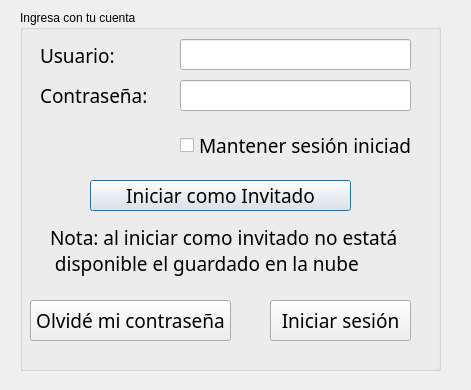
<?xml version="1.0" encoding="UTF-8"?>
<ui version="4.0">
 <class>Dialog</class>
 <widget class="QDialog" name="Dialog">
  <property name="geometry">
   <rect>
    <x>0</x>
    <y>0</y>
    <width>471</width>
    <height>390</height>
   </rect>
  </property>
  <property name="windowTitle">
   <string>Inicio de sesión</string>
  </property>
  <widget class="QGroupBox" name="groupBox">
   <property name="geometry">
    <rect>
     <x>20</x>
     <y>10</y>
     <width>421</width>
     <height>361</height>
    </rect>
   </property>
   <property name="title">
    <string>Ingresa con tu cuenta</string>
   </property>
   <widget class="QLabel" name="label">
    <property name="geometry">
     <rect>
      <x>20</x>
      <y>30</y>
      <width>101</width>
      <height>31</height>
     </rect>
    </property>
    <property name="font">
     <font>
      <family>Franklin Gothic Medium</family>
      <pointsize>14</pointsize>
     </font>
    </property>
    <property name="text">
     <string>Usuario:</string>
    </property>
   </widget>
   <widget class="QLabel" name="label_2">
    <property name="geometry">
     <rect>
      <x>20</x>
      <y>70</y>
      <width>111</width>
      <height>31</height>
     </rect>
    </property>
    <property name="font">
     <font>
      <family>Franklin Gothic Medium</family>
      <pointsize>14</pointsize>
     </font>
    </property>
    <property name="text">
     <string>Contraseña:</string>
    </property>
   </widget>
   <widget class="QLineEdit" name="lineEdit">
    <property name="geometry">
     <rect>
      <x>160</x>
      <y>29</y>
      <width>231</width>
      <height>31</height>
     </rect>
    </property>
   </widget>
   <widget class="QLineEdit" name="lineEdit_2">
    <property name="geometry">
     <rect>
      <x>160</x>
      <y>70</y>
      <width>231</width>
      <height>31</height>
     </rect>
    </property>
   </widget>
   <widget class="QCheckBox" name="checkBox">
    <property name="geometry">
     <rect>
      <x>160</x>
      <y>120</y>
      <width>231</width>
      <height>31</height>
     </rect>
    </property>
    <property name="font">
     <font>
      <family>Franklin Gothic Medium</family>
      <pointsize>14</pointsize>
     </font>
    </property>
    <property name="text">
     <string>Mantener sesión iniciada</string>
    </property>
   </widget>
   <widget class="QPushButton" name="pushButton">
    <property name="geometry">
     <rect>
      <x>70</x>
      <y>170</y>
      <width>261</width>
      <height>31</height>
     </rect>
    </property>
    <property name="font">
     <font>
      <family>Franklin Gothic Medium</family>
      <pointsize>14</pointsize>
     </font>
    </property>
    <property name="text">
     <string>Iniciar como Invitado</string>
    </property>
   </widget>
   <widget class="QLabel" name="label_3">
    <property name="geometry">
     <rect>
      <x>30</x>
      <y>210</y>
      <width>361</width>
      <height>61</height>
     </rect>
    </property>
    <property name="font">
     <font>
      <family>Franklin Gothic Medium</family>
      <pointsize>14</pointsize>
     </font>
    </property>
    <property name="text">
     <string>Nota: al iniciar como invitado no estatá 
 disponible el guardado en la nube</string>
    </property>
   </widget>
   <widget class="QPushButton" name="pushButton_2">
    <property name="geometry">
     <rect>
      <x>250</x>
      <y>290</y>
      <width>141</width>
      <height>41</height>
     </rect>
    </property>
    <property name="font">
     <font>
      <family>Franklin Gothic Medium</family>
      <pointsize>14</pointsize>
     </font>
    </property>
    <property name="text">
     <string>Iniciar sesión</string>
    </property>
   </widget>
   <widget class="QPushButton" name="pushButton_3">
    <property name="geometry">
     <rect>
      <x>10</x>
      <y>290</y>
      <width>201</width>
      <height>41</height>
     </rect>
    </property>
    <property name="font">
     <font>
      <family>Franklin Gothic Medium</family>
      <pointsize>14</pointsize>
     </font>
    </property>
    <property name="text">
     <string>Olvidé mi contraseña</string>
    </property>
   </widget>
  </widget>
 </widget>
 <resources/>
 <connections/>
</ui>
